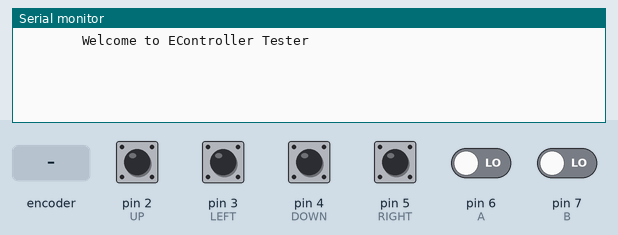
Bench run of a sketch on a simulated Arduino Uno, built with avr-gcc and run on an emulated ATmega328P. Shown: the last lines printed to the serial monitor. The test bench sets the inputs (shaded band); at power-on: pin 2 (UP), pin 3 (LEFT), pin 4 (DOWN), pin 5 (RIGHT), pin 6 (A), pin 7 (B) LOW.

Above: at 1.2 s.
1.3 s: rotary encoder on pin 6 (A) / pin 7 (B) turned 1 step (first pin leading)
At 1.42 s:
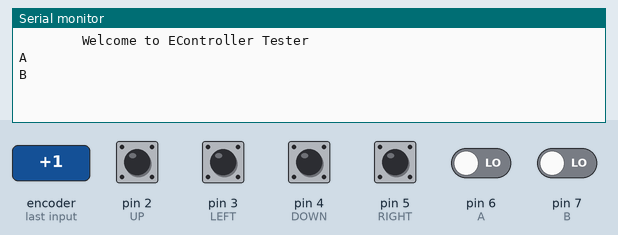
3.0 s: pin 2 (UP) pulled HIGH for 0.15 s
At 3.07 s:
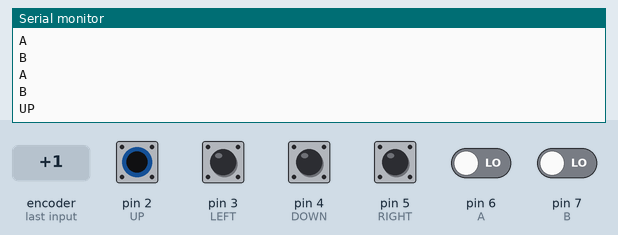
4.6 s: pin 3 (LEFT) pulled HIGH for 0.15 s
At 4.62 s:
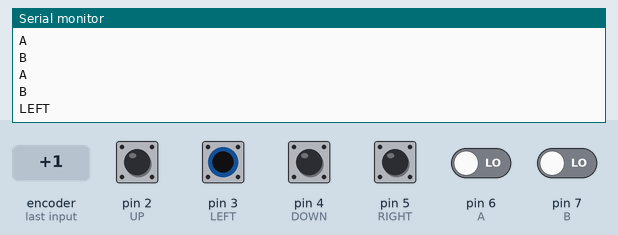
6.2 s: pin 4 (DOWN) pulled HIGH for 0.15 s
At 6.27 s:
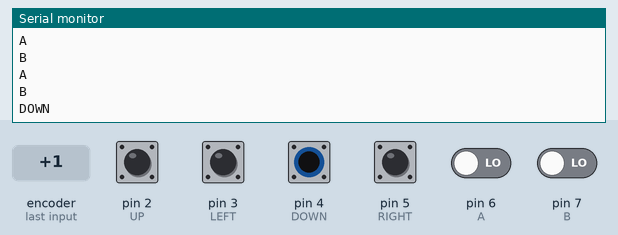
7.8 s: pin 5 (RIGHT) pulled HIGH for 0.15 s
At 7.82 s:
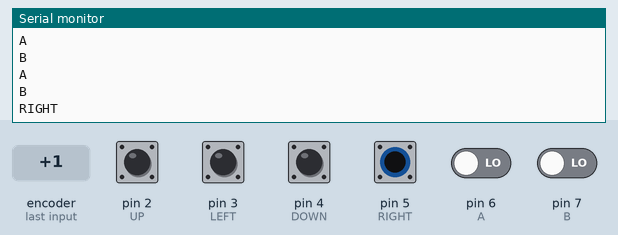

The sketch:

Sketch.ino
```cpp
// UP 2
// LEFT 3
// DOWN 4
// RIGHT 5
// A 6
// B 7
#define UP 2
#define LEFT 3
#define DOWN 4
#define RIGHT 5
#define A 6
#define B 7
void setup() {
  Serial.begin(9600);
  Serial.println("        Welcome to EController Tester      ");
}
void loop() {
  if (digitalRead(UP) == true) {
    Serial.println("UP");
    delay(50);
  }
  if (digitalRead(LEFT) == true) {
    Serial.println("LEFT");
    delay(50);
  }
  if (digitalRead(DOWN) == true) {
    Serial.println("DOWN");
    delay(50);
  }
  if (digitalRead(RIGHT) == true) {
    Serial.println("RIGHT");
    delay(50);
  }
  if (digitalRead(A) == true) {
    Serial.println("A");
    delay(50);
  }
  if (digitalRead(B) == true) {
    Serial.println("B");
    delay(50);
  }
}
```

Measured:
- after the input at 1.3 s, the serial monitor: prints a new line after 0.05 s (image 1)
- after the input at 3.0 s, the serial monitor: prints a new line after 0.05 s (image 2)
- after the input at 4.6 s, the serial monitor: prints a new line at once (image 3)
- after the input at 6.2 s, the serial monitor: prints a new line after 0.06 s (image 4)
- after the input at 7.8 s, the serial monitor: prints a new line at once (image 5)
